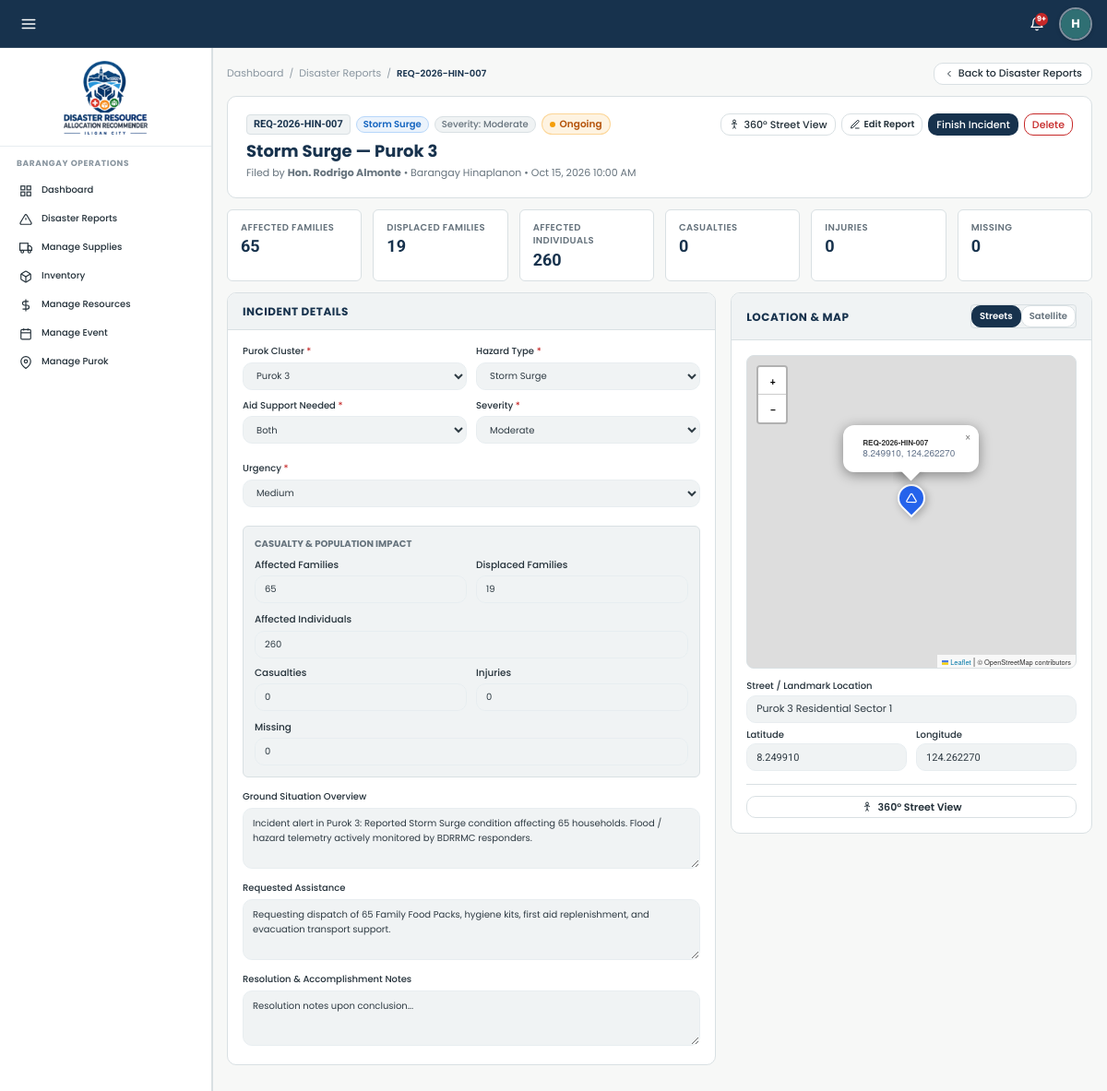
/views/barangay/disaster-report-details.php?id=7 (signed in), run on the app's committed database.
### tables this page shows
CREATE TABLE `disaster_reports` (
  `id` int(11) NOT NULL AUTO_INCREMENT,
  `tracking_code` varchar(50) NOT NULL,
  `barangay_id` int(11) NOT NULL,
  `purok_name` varchar(100) NOT NULL,
  `coordinates_lat` decimal(10,6) DEFAULT NULL,
  `coordinates_lng` decimal(10,6) DEFAULT NULL,
  `incident_location` varchar(255) DEFAULT NULL,
  `disaster_type` enum('Flood','Typhoon','Landslide','Earthquake','Fire','Storm Surge','Flash Flood') NOT NULL,
  `severity` enum('Low','Moderate','High','Critical') NOT NULL,
  `urgency` enum('Immediate','High','Medium','Low') NOT NULL,
  `aid_support` enum('resources','financial_aid','both') NOT NULL DEFAULT 'resources',
  `affected_families` int(11) NOT NULL DEFAULT 0,
  `affected_individuals` int(11) NOT NULL DEFAULT 0,
  `displaced_families` int(11) NOT NULL DEFAULT 0,
  `casualties_count` int(11) NOT NULL DEFAULT 0,
  `injuries_count` int(11) NOT NULL DEFAULT 0,
  `missing_count` int(11) NOT NULL DEFAULT 0,
  `requested_assistance` text NOT NULL,
  `situation_overview` text DEFAULT NULL,
  `resolution_notes` text DEFAULT NULL,
  `status` enum('Ongoing','Completed') NOT NULL DEFAULT 'Ongoing',
  `submitted_by` int(11) NOT NULL,
  `created_at` datetime DEFAULT current_timestamp(),
  `updated_at` datetime DEFAULT current_timestamp() ON UPDATE current_timestamp(),
  `completed_at` datetime DEFAULT NULL,
  PRIMARY KEY (`id`),
  UNIQUE KEY `tracking_code` (`tracking_code`),
  KEY `barangay_id` (`barangay_id`),
  KEY `submitted_by` (`submitted_by`),
  CONSTRAINT `disaster_reports_ibfk_1` FOREIGN KEY (`barangay_id`) REFERENCES `barangays` (`id`) ON DELETE CASCADE,
  CONSTRAINT `disaster_reports_ibfk_2` FOREIGN KEY (`submitted_by`) REFERENCES `users` (`id`) ON DELETE CASCADE
);

CREATE TABLE `users` (
  `id` int(11) NOT NULL AUTO_INCREMENT,
  `username` varchar(50) NOT NULL,
  `password` varchar(255) NOT NULL,
  `previous_password` varchar(255) DEFAULT NULL,
  `first_name` varchar(50) DEFAULT NULL,
  `last_name` varchar(50) DEFAULT NULL,
  `full_name` varchar(100) NOT NULL,
  `email` varchar(100) NOT NULL,
  `phone` varchar(20) NOT NULL,
  `gender` enum('Male','Female','Other') DEFAULT 'Male',
  `age` int(11) DEFAULT NULL,
  `image` varchar(255) DEFAULT NULL,
  `role` enum('icdrrmo','barangay_head','responder','resident') NOT NULL,
  `agency_id` int(11) DEFAULT NULL,
  `position` varchar(100) DEFAULT NULL,
  `availability` enum('Available','On Duty','Responding','Standby','Off Duty') NOT NULL DEFAULT 'Available',
  `barangay_id` int(11) DEFAULT NULL,
  `purok` varchar(100) DEFAULT NULL,
  `status` enum('active','inactive','pending','archived') DEFAULT 'active',
  `created_at` datetime DEFAULT current_timestamp(),
  `last_login` datetime DEFAULT NULL,
  PRIMARY KEY (`id`),
  UNIQUE KEY `username` (`username`),
  UNIQUE KEY `email` (`email`),
  KEY `barangay_id` (`barangay_id`),
  KEY `fk_users_agency` (`agency_id`),
  CONSTRAINT `fk_users_agency` FOREIGN KEY (`agency_id`) REFERENCES `agencies` (`id`) ON DELETE SET NULL,
  CONSTRAINT `users_ibfk_1` FOREIGN KEY (`barangay_id`) REFERENCES `barangays` (`id`) ON DELETE SET NULL
);

CREATE TABLE `barangays` (
  `id` int(11) NOT NULL AUTO_INCREMENT,
  `name` varchar(100) NOT NULL,
  `city` varchar(100) DEFAULT 'Iligan City',
  `status` enum('active','archived') NOT NULL DEFAULT 'active',
  `contact_person` varchar(100) DEFAULT NULL,
  `contact_number` varchar(30) DEFAULT NULL,
  `population` int(11) DEFAULT NULL,
  `total_households` int(11) DEFAULT NULL,
  `risk_level` enum('Low','Moderate','High','Critical') DEFAULT NULL,
  `area_radius` int(11) DEFAULT NULL COMMENT 'Geographic coverage and hazard radius of the area in meters',
  `coordinates_lat` decimal(10,6) NOT NULL,
  `coordinates_lng` decimal(10,6) NOT NULL,
  `created_at` datetime DEFAULT current_timestamp(),
  PRIMARY KEY (`id`),
  UNIQUE KEY `name` (`name`)
);

CREATE TABLE `puroks` (
  `id` int(11) NOT NULL AUTO_INCREMENT,
  `barangay_id` int(11) NOT NULL,
  `name` varchar(100) NOT NULL,
  `hazard_types` varchar(255) DEFAULT 'Flood, Strong Winds',
  `risk_level` enum('Low','Moderate','High','Critical') DEFAULT 'Moderate',
  `households` int(11) DEFAULT 0,
  `population` int(11) DEFAULT 0,
  `coordinates_lat` decimal(10,6) NOT NULL,
  `coordinates_lng` decimal(10,6) NOT NULL,
  `status` enum('active','archived') DEFAULT 'active',
  PRIMARY KEY (`id`),
  KEY `barangay_id` (`barangay_id`),
  CONSTRAINT `puroks_ibfk_1` FOREIGN KEY (`barangay_id`) REFERENCES `barangays` (`id`) ON DELETE CASCADE
);

### views/barangay/disaster-report-details.php (the view, shortened to what the rows shown need)
<?php
require_once __DIR__ . '/../../backend/services/Helpers.php';
$user = getCurrentUser();
$barangayId = (int) $user['barangay_id'];
$db = getDBConnection();
$reportId = (int) ($_GET['id'] ?? 0);
$stmt = $db->prepare("
    SELECT dr.*, b.name AS barangay_name, u.full_name AS submitted_by_name,
           r.id AS recommendation_id, r.status AS recommendation_status, r.confidence_score
    FROM disaster_reports dr
    JOIN barangays b ON dr.barangay_id = b.id
    LEFT JOIN users u ON dr.submitted_by = u.id
    LEFT JOIN recommendations r ON dr.id = r.disaster_request_id
    WHERE dr.id = ? AND dr.barangay_id = ?
");
$stmt->execute([$reportId, $barangayId]);
$req = $stmt->fetch(PDO::FETCH_ASSOC);
$bStmt = $db->prepare("SELECT * FROM barangays WHERE id = ?");
$bStmt->execute([$barangayId]);
$barangay = $bStmt->fetch(PDO::FETCH_ASSOC);
$brgyLat = !empty($barangay['coordinates_lat']) ? (float) $barangay['coordinates_lat'] : 8.246596;
$brgyLng = !empty($barangay['coordinates_lng']) ? (float) $barangay['coordinates_lng'] : 124.259474;
$purokStmt = $db->prepare("
    SELECT id, name, hazard_types, risk_level
    FROM puroks
    WHERE barangay_id = ? AND (status != 'archived' OR status IS NULL)
    ORDER BY name ASC
");
$purokStmt->execute([$barangayId]);
$localPuroks = $purokStmt->fetchAll(PDO::FETCH_ASSOC);
$isCompleted = ($req['status'] === 'Completed');
$isOngoing = ($req['status'] === 'Ongoing');
$reportLat = !empty($req['coordinates_lat']) ? (float) $req['coordinates_lat'] : $brgyLat;
$reportLng = !empty($req['coordinates_lng']) ? (float) $req['coordinates_lng'] : $brgyLng;
require_once __DIR__ . '/../layouts/header.php';
?>
<link rel="stylesheet" href="https://unpkg.com/leaflet@1.9.4/dist/leaflet.css"
 />
<div class="breadcrumb-bar" style="margin-bottom: 12px; display: flex; justify-content: space-between; align-items: center; flex-wrap: wrap; gap: 8px;">
  <div style="display: flex; align-items: center; gap: 6px; font-size: 11px; color: var(--color-text-muted);">
    <a href="<?= BASE_URL ?>/views/barangay/dashboard.php" style="color: var(--color-text-muted); text-decoration: none;">Dashboard</a>
    <span>/</span>
    <a href="<?= BASE_URL ?>/views/barangay/disaster-reports.php" style="color: var(--color-text-muted); text-decoration: none;">Disaster Reports</a>
    <span>/</span>
    <span style="color: var(--color-primary); font-weight: 600;"><?= clean($req['tracking_code']) ?></span>
  </div>
</div>
<div class="report-details-header">
  <div style="display: flex; justify-content: space-between; align-items: flex-start; gap: 14px; flex-wrap: wrap;">
    <div style="flex: 1; min-width: 260px;">
      <div style="display: flex; align-items: center; gap: 6px; flex-wrap: wrap; margin-bottom: 6px;">
        <span style="font-family: var(--font-secondary); font-size: 11px; font-weight: 700; color: var(--color-primary); background: var(--color-surface-subtle); padding: 2px 7px; border-radius: 4px; border: 1px solid var(--color-border);">
          <?= clean($req['tracking_code']) ?>
        </span>
        <span class="badge badge-info" style="font-size: 10px; font-weight: 600; padding: 2px 7px;">
          <?= clean($req['disaster_type']) ?>
        </span>
        <span class="badge badge-neutral" style="font-size: 10px;">
          Severity: <?= clean($req['severity']) ?>
        </span>
        <?php if ($isOngoing): ?>
          <span class="badge-ongoing-pulse">Ongoing</span>
        <?php elseif ($isCompleted): ?>
          <span class="badge badge-success" style="font-size: 10px; font-weight: 600;">Completed</span>
        <?php else: ?>
          <span class="badge badge-neutral"><?= clean($req['status']) ?></span>
        <?php endif; ?>
      </div>
      <h1 style="font-size: 18px; font-weight: 700; color: var(--color-primary); margin: 0 0 4px 0; line-height: 1.3;">
        <?= clean($req['disaster_type']) ?> — <?= clean($req['purok_name']) ?>
      </h1>
      <div style="font-size: 11px; color: var(--color-text-secondary);">
        Filed by <strong><?= clean($req['submitted_by_name'] ?: 'Barangay Head') ?></strong> &bull;
        Barangay <?= clean($req['barangay_name'] ?? $barangay['name']) ?> &bull;
        <?= formatDate($req['created_at'], 'M d, Y h:i A') ?>
      </div>
    </div>
  </div>
</div>
<div class="kpi-stat-grid">
  <div class="kpi-stat-box">
    <div class="kpi-stat-label">Affected Families</div>
    <div class="kpi-stat-val"><?= number_format((int)$req['affected_families']) ?></div>
  </div>
  <div class="kpi-stat-box">
    <div class="kpi-stat-label">Displaced Families</div>
    <div class="kpi-stat-val"><?= number_format((int)$req['displaced_families']) ?></div>
  </div>
  <div class="kpi-stat-box">
    <div class="kpi-stat-label">Affected Individuals</div>
    <div class="kpi-stat-val"><?= number_format((int)$req['affected_individuals']) ?></div>
  </div>
  <div class="kpi-stat-box">
    <div class="kpi-stat-label">Casualties</div>
    <div class="kpi-stat-val"><?= number_format((int)$req['casualties_count']) ?></div>
  </div>
  <div class="kpi-stat-box">
    <div class="kpi-stat-label">Injuries</div>
    <div class="kpi-stat-val"><?= number_format((int)$req['injuries_count']) ?></div>
  </div>
  <div class="kpi-stat-box">
    <div class="kpi-stat-label">Missing</div>
    <div class="kpi-stat-val"><?= number_format((int)$req['missing_count']) ?></div>
  </div>
</div>
<div class="report-grid-two-col">
  <div class="card-pane">
    <div class="card-pane-body">
      <form id="incidentReportForm" onsubmit="handleSaveReportForm(event)">
        <div class="form-row">
          <div class="form-group" style="flex: 1;">
            <label class="form-label form-label-required">Purok Cluster</label>
            <select name="purok_name" id="inp_purok_name" class="form-control" disabled required onchange="handlePurokChange(this.value)">
              <?php foreach ($localPuroks as $p): ?>
                <option value="<?= clean($p['name']) ?>" data-id="<?= (int)$p['id'] ?>" <?= ($req['purok_name'] === $p['name']) ? 'selected' : '' ?>>
                  <?= clean($p['name']) ?>
                </option>
              <?php endforeach; ?>
            </select>
          </div>
        </div>
        <div class="form-row">
          <div class="form-group" style="flex: 1;">
            <label class="form-label form-label-required">Aid Support Needed</label>
            <select name="aid_support" id="inp_aid_support" class="form-control" disabled required>
              <option value="both" <?= ($req['aid_support'] === 'both') ? 'selected' : '' ?>>Both</option>
            </select>
          </div>
          <div class="form-group" style="flex: 1;">
            <label class="form-label form-label-required">Severity</label>
            <select name="severity" id="inp_severity" class="form-control" disabled required onchange="handleSeverityChange(this.value)">
              <option value="Moderate" <?= ($req['severity'] === 'Moderate') ? 'selected' : '' ?>>Moderate</option>
            </select>
          </div>
          <div class="form-group" style="flex: 1;">
            <label class="form-label form-label-required">Urgency</label>
            <select name="urgency" id="inp_urgency" class="form-control" disabled required>
              <option value="Medium" <?= ($req['urgency'] === 'Medium') ? 'selected' : '' ?>>Medium</option>
            </select>
          </div>
        </div>
        <div style="background: var(--color-surface-subtle); border: 1px solid var(--color-border); border-radius: 6px; padding: 12px; margin: 10px 0 14px 0;">
          <div class="form-row" style="margin-bottom: 8px;">
            <div class="form-group" style="margin-bottom: 0;">
              <label class="form-label" style="font-size: 10.5px;">Affected Families</label>
              <input type="number" name="affected_families" id="inp_affected_families" class="form-control" min="0" value="<?= (int)$req['affected_families'] ?>" disabled>
            </div>
            <div class="form-group" style="margin-bottom: 0;">
              <label class="form-label" style="font-size: 10.5px;">Displaced Families</label>
              <input type="number" name="displaced_families" id="inp_displaced_families" class="form-control" min="0" value="<?= (int)$req['displaced_families'] ?>" disabled>
            </div>
            <div class="form-group" style="margin-bottom: 0;">
              <label class="form-label" style="font-size: 10.5px;">Affected Individuals</label>
              <input type="number" name="affected_individuals" id="inp_affected_individuals" class="form-control" min="0" value="<?= (int)$req['affected_individuals'] ?>" disabled>
            </div>
          </div>
          <div class="form-row" style="margin-bottom: 0;">
            <div class="form-group" style="margin-bottom: 0;">
              <label class="form-label" style="font-size: 10.5px;">Casualties</label>
              <input type="number" name="casualties_count" id="inp_casualties_count" class="form-control" min="0" value="<?= (int)$req['casualties_count'] ?>" disabled>
            </div>
            <div class="form-group" style="margin-bottom: 0;">
              <label class="form-label" style="font-size: 10.5px;">Injuries</label>
              <input type="number" name="injuries_count" id="inp_injuries_count" class="form-control" min="0" value="<?= (int)$req['injuries_count'] ?>" disabled>
            </div>
            <div class="form-group" style="margin-bottom: 0;">
              <label class="form-label" style="font-size: 10.5px;">Missing</label>
              <input type="number" name="missing_count" id="inp_missing_count" class="form-control" min="0" value="<?= (int)$req['missing_count'] ?>" disabled>
            </div>
          </div>
        </div>
        <div class="form-group">
          <label class="form-label">Ground Situation Overview</label>
          <textarea name="situation_overview" id="inp_situation_overview" class="form-control" rows="3" disabled
            placeholder="Ground situation narrative..."><?= htmlspecialchars($req['situation_overview'] ?? '') ?></textarea>
        </div>
        <div class="form-group">
          <label class="form-label">Requested Assistance</label>
          <textarea name="requested_assistance" id="inp_requested_assistance" class="form-control" rows="3" disabled
            placeholder="Requested relief or rescue assistance..."><?= htmlspecialchars($req['requested_assistance'] ?? '') ?></textarea>
        </div>
      </form>
    </div>
  </div>
  <div class="card-pane">
    <div class="card-pane-body">
      <div style="margin-top: 12px;">
        <div class="form-group" style="margin-bottom: 6px;">
          <label class="form-label" style="font-size: 10px; margin-bottom: 2px;">Street / Landmark Location</label>
          <input type="text" id="inp_incident_location" class="form-control" style="font-size: 11px;"
            value="<?= htmlspecialchars($req['incident_location'] ?? '') ?>" disabled
            placeholder="Landmark or street location"
            oninput="syncLocationToForm(this.value)">
        </div>
        <div class="form-row" style="margin-bottom: 0;">
          <div class="form-group" style="margin-bottom: 0; flex: 1;">
            <label class="form-label" style="font-size: 10px; margin-bottom: 2px;">Latitude</label>
            <input type="number" step="0.000001" id="inp_lat" class="form-control" style="font-size: 11px; font-family: var(--font-secondary);"
              value="<?= htmlspecialchars(number_format($reportLat, 6, '.', '')) ?>" disabled
              onchange="handleManualCoordinatesChange()">
          </div>
          <div class="form-group" style="margin-bottom: 0; flex: 1;">
            <label class="form-label" style="font-size: 10px; margin-bottom: 2px;">Longitude</label>
            <input type="number" step="0.000001" id="inp_lng" class="form-control" style="font-size: 11px; font-family: var(--font-secondary);"
              value="<?= htmlspecialchars(number_format($reportLng, 6, '.', '')) ?>" disabled
              onchange="handleManualCoordinatesChange()">
          </div>
        </div>
      </div>
    </div>
  </div>
</div>
<?php require_once __DIR__ . '/../layouts/footer.php'; ?>

### data on the page
disaster_reports: tracking_code "REQ-2026-HIN-007", disaster_type "Storm Surge", severity "Moderate", purok_name "Purok 3", submitted_by.full_name "Hon. Rodrigo Almonte", barangay.name "Hinaplanon", created_at "Oct 15, 2026 10:00 AM", affected_families "65", displaced_families "19", affected_individuals "260", casualties_count "0", injuries_count "0", missing_count "0", aid_support "Both", urgency "Medium", situation_overview "Incident alert in Purok 3: Reported Storm Surge condition affecting 65 households. Flood / hazard telemetry actively monitored by BDRRMC responders.", requested_assistance "Requesting dispatch of 65 Family Food Packs, hygiene kits, first aid replenishment, and evacuation transport support.", incident_location "Purok 3 Residential Sector 1", coordinates_lat "8.249910", coordinates_lng "124.262270"

### other printed values
form field disaster_type "Storm Surge"
